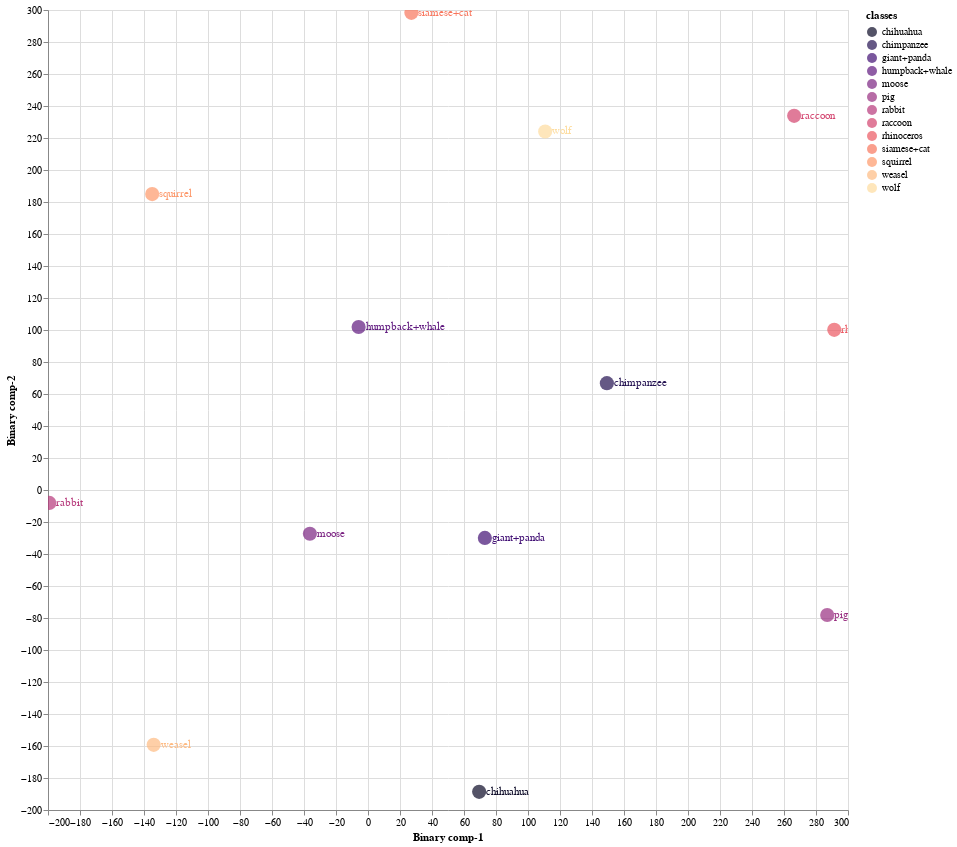
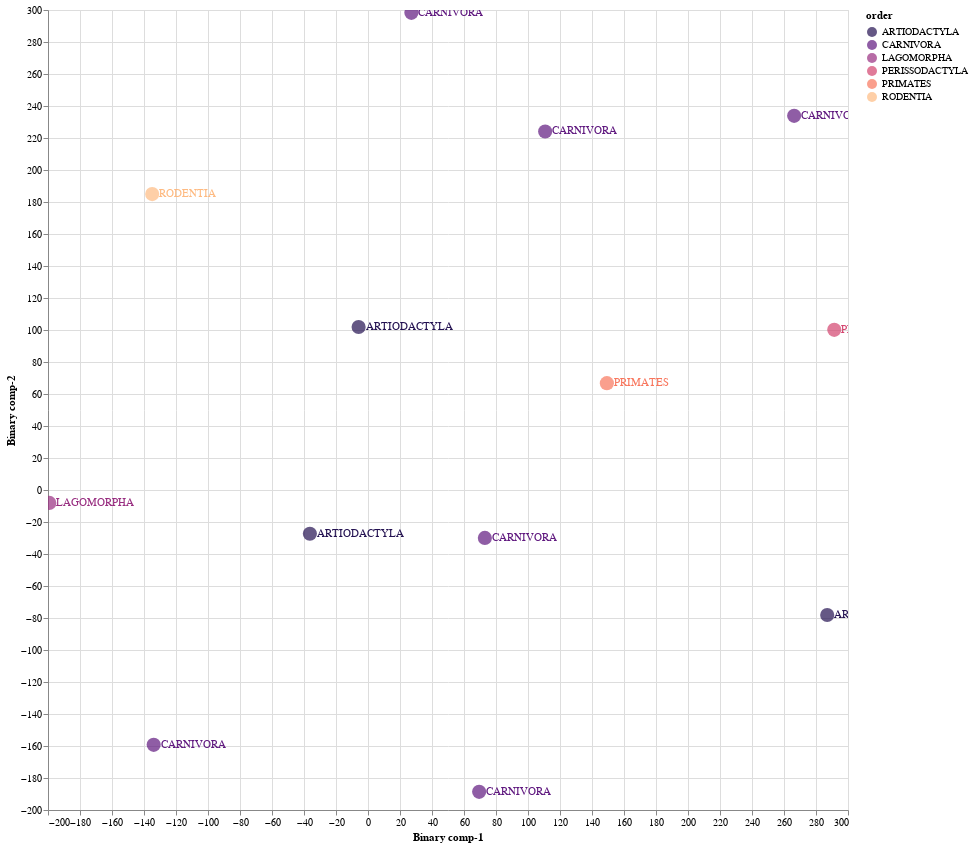

Notebook source saved alongside these figures, in order:
### Markdown cell above
### 8.3 Train Validation Split 03

### Code cell
Train03 = CZSL(mode = "Train", 
               split = 3, 
               DNN = ProjectionNetwork1, 
               epochs = 20, 
               bs = 16, 
               numunits = 1024, 
               lr = 0.1, 
               optimiser = nn.Sigmoid(), 
               dropout = 0.2, 
               mom = 0, 
               wd = 0,  
               device = 'cuda', 
               checkpoint = CP3, 
               pred_type = 'Probabilistic', 
               dist_type = 'cosine')

#mode
#1. "Train" - Use Train Val split
#2. "Test" - For Unseen Test Data

#split
# 1 -Train/Val Split 1
# 2 -Train/Val Split 2
# 3 -Train/Val Split 3

#pred_type
#1. "Probabilistic" - continous real numbers giving probability for prdiction to be 1
#2. "Deterministic" - 1 or 0 prediction values

#dist_type
#1. euclidean
#2. cosine
#3. hamming
#4. jaccard

### Figure 1 — Vega-Lite specification as saved in the notebook (floating-point values rounded to 4 significant figures)
{"config": {"view": {"continuousWidth": 400, "continuousHeight": 300}}, "layer": [{"mark": {"type": "circle", "size": 200}, "encoding": {"color": {"field": "classes", "scale": {"scheme": "Magma"}, "type": "nominal"}, "x": {"field": "Binary comp-1", "type": "quantitative"}, "y": {"field": "Binary comp-2", "type": "quantitative"}}, "height": 800, "selection": {"selector005": {"type": "interval", "bind": "scales", "encodings": ["x", "y"]}}, "width": 800}, {"mark": {"type": "text", "align": "left", "baseline": "middle", "dx": 7}, "encoding": {"color": {"field": "classes", "scale": {"scheme": "Magma"}, "type": "nominal"}, "text": {"field": "classes", "type": "nominal"}, "x": {"field": "Binary comp-1", "type": "quantitative"}, "y": {"field": "Binary comp-2", "type": "quantitative"}}, "height": 800, "width": 800}], "data": {"name": "data-3f6309a1ac7b2620cfde96f253539824"}, "$schema": "https://vega.github.io/schema/vega-lite/v4.17.0.json", "datasets": {"data-3f6309a1ac7b2620cfde96f253539824": [{"Binary comp-1": 27.13, "Binary comp-2": 298.2, "classes": "siamese+cat", "sciName": "Felis_catus", "animal_label": 10, "animal_class": "siamese+cat", "mainCommonName": "Domestic Cat", "otherCommonNames": "Cat", "class": "Mammalia", "infraclass": "Placentalia", "magnorder": "Boreoeutheria", "superorder": "Laurasiatheria", "order": "CARNIVORA", "suborder": "FELIFORMIA", "infraorder": "FELOIDEA", "parvorder": null, "superfamily": null, "family": "FELIDAE", "subfamily": "FELINAE", "tribe": null, "genus": "Felis"}, {"Binary comp-1": -36.32, "Binary comp-2": -27.35, "classes": "moose", "sciName": "Alces_alces", "animal_label": 16, "animal_class": "moose", "mainCommonName": "Moose", "otherCommonNames": "Elk|Eurasian Elk|Caucasian Moose", "class": "Mammalia", "infraclass": "Placentalia", "magnorder": "Boreoeutheria", "superorder": "Laurasiatheria", "order": "ARTIODACTYLA", "suborder": "RUMINANTIA", "infraorder": "PECORA", "parvorder": null, "superfamily": null, "family": "CERVIDAE", "subfamily": "CAPREOLINAE", "tribe": "ALCEINI", "genus": "Alces"}, {"Binary comp-1": -5.865, "Binary comp-2": 101.9, "classes": "humpback+whale", "sciName": "Megaptera_novaeangliae", "animal_label": 18, "animal_class": "humpback+whale", "mainCommonName": "Humpback Whale", "otherCommonNames": "Bunch Whale|Hump Whale|Hunchback Whale", "class": "Mammalia", "infraclass": "Placentalia", "magnorder": "Boreoeutheria", "superorder": "Laurasiatheria", "order": "ARTIODACTYLA", "suborder": "WHIPPOMORPHA", "infraorder": "CETACEA", "parvorder": "MYSTICETI", "superfamily": null, "family": "BALAENOPTERIDAE", "subfamily": null, "tribe": null, "genus": "Megaptera"}, {"Binary comp-1": 149.3, "Binary comp-2": 66.77, "classes": "chimpanzee", "sciName": "Pan_troglodytes", "animal_label": 25, "animal_class": "chimpanzee", "mainCommonName": "Chimpanzee", "otherCommonNames": "Chimpanzee|Common Chimpanzee|Robust Chimpanzee|Central Chimpanzee|Eastern Chimpanzee|Nigeria-Cameroon Chimpanzee|Western Chimpanzee", "class": "Mammalia", "infraclass": "Placentalia", "magnorder": "Boreoeutheria", "superorder": "Euarchontoglires", "order": "PRIMATES", "suborder": "HAPLORHINI", "infraorder": "SIMIIFORMES", "parvorder": "CATARRHINI", "superfamily": "HOMINOIDEA", "family": "HOMINIDAE", "subfamily": "HOMININAE", "tribe": null, "genus": "Pan"}, {"Binary comp-1": -134.9, "Binary comp-2": 185.0, "classes": "squirrel", "sciName": "Sciurus_aberti", "animal_label": 27, "animal_class": "squirrel", "mainCommonName": "Abert's Squirrel", "otherCommonNames": "Tassel-eared Squirrel|Kaibab Squirrel", "class": "Mammalia", "infraclass": "Placentalia", "magnorder": "Boreoeutheria", "superorder": "Euarchontoglires", "order": "RODENTIA", "suborder": "SCIUROMORPHA", "infraorder": null, "parvorder": null, "superfamily": null, "family": "SCIURIDAE", "subfamily": "SCIURINAE", "tribe": "SCIURINI", "genus": "Sciurus"}, {"Binary comp-1": 291.4, "Binary comp-2": 100.1, "classes": "rhinoceros", "sciName": "Rhinoceros_unicornis", "animal_label": 28, "animal_class": "rhinoceros", "mainCommonName": "Greater One-horned Rhinoceros", "otherCommonNames": "Indian Rhinoceros", "class": "Mammalia", "infraclass": "Placentalia", "magnorder": "Boreoeutheria", "superorder": "Laurasiatheria", "order": "PERISSODACTYLA", "suborder": "CERATOMORPHA", "infraorder": null, "parvorder": null, "superfamily": null, "family": "RHINOCEROTIDAE", "subfamily": null, "tribe": null, "genus": "Rhinoceros"}, {"Binary comp-1": -199.2, "Binary comp-2": -8.067, "classes": "rabbit", "sciName": "Pentalagus_furnessi", "animal_label": 29, "animal_class": "rabbit", "mainCommonName": "Amami Rabbit", "otherCommonNames": "Ryukyu Rabbit", "class": "Mammalia", "infraclass": "Placentalia", "magnorder": "Boreoeutheria", "superorder": "Euarchontoglires", "order": "LAGOMORPHA", "suborder": null, "infraorder": null, "parvorder": null, "superfamily": null, "family": "LEPORIDAE", "subfamily": null, "tribe": null, "genus": "Pentalagus"}, {"Binary comp-1": 110.7, "Binary comp-2": 224.1, "classes": "wolf", "sciName": "Canis_lupus", "animal_label": 32, "animal_class": "wolf", "mainCommonName": "Gray Wolf", "otherCommonNames": "Wolf|Timber Wolf|Tundra Wolf|Arctic Wolf", "class": "Mammalia", "infraclass": "Placentalia", "magnorder": "Boreoeutheria", "superorder": "Laurasiatheria", "order": "CARNIVORA", "suborder": "CANIFORMIA", "infraorder": "CANOIDEA", "parvorder": null, "superfamily": null, "family": "CANIDAE", "subfamily": null, "tribe": null, "genus": "Canis"}, {"Binary comp-1": 69.47, "Binary comp-2": -188.6, "classes": "chihuahua", "sciName": "Canis_familiaris", "animal_label": 33, "animal_class": "chihuahua", "mainCommonName": "Domestic Dog", "otherCommonNames": "Dog|Dingo|Feral Dog|New Guinea Singing Dog|Village Dog", "class": "Mammalia", "infraclass": "Placentalia", "magnorder": "Boreoeutheria", "superorder": "Laurasiatheria", "order": "CARNIVORA", "suborder": "CANIFORMIA", "infraorder": "CANOIDEA", "parvorder": null, "superfamily": null, "family": "CANIDAE", "subfamily": null, "tribe": null, "genus": "Canis"}, {"Binary comp-1": -133.9, "Binary comp-2": -159.3, "classes": "weasel", "sciName": "Poecilogale_albinucha", "animal_label": 35, "animal_class": "weasel", "mainCommonName": "African Striped Weasel", "otherCommonNames": null, "class": "Mammalia", "infraclass": "Placentalia", "magnorder": "Boreoeutheria", "superorder": "Laurasiatheria", "order": "CARNIVORA", "suborder": "CANIFORMIA", "infraorder": "ARCTOIDEA", "parvorder": null, "superfamily": "MUSTELOIDEA", "family": "MUSTELIDAE", "subfamily": "ICTONYCHINAE", "tribe": null, "genus": "Poecilogale"}, {"Binary comp-1": 73.03, "Binary comp-2": -29.93, "classes": "giant+panda", "sciName": "Ailuropoda_melanoleuca", "animal_label": 39, "animal_class": "giant+panda", "mainCommonName": "Giant Panda", "otherCommonNames": "Da Xiong Mao", "class": "Mammalia", "infraclass": "Placentalia", "magnorder": "Boreoeutheria", "superorder": "Laurasiatheria", "order": "CARNIVORA", "suborder": "CANIFORMIA", "infraorder": "ARCTOIDEA", "parvorder": null, "superfamily": "URSOIDEA", "family": "URSIDAE", "subfamily": "AILUROPODINAE", "tribe": null, "genus": "Ailuropoda"}, {"Binary comp-1": 287.0, "Binary comp-2": -78.14, "classes": "pig", "sciName": "Sus_domesticus", "animal_label": 42, "animal_class": "pig", "mainCommonName": "Domestic Pig", "otherCommonNames": "Hog|Pig|Swine", "class": "Mammalia", "infraclass": "Placentalia", "magnorder": "Boreoeutheria", "superorder": "Laurasiatheria", "order": "ARTIODACTYLA", "suborder": "SUINA", "infraorder": null, "parvorder": null, "superfamily": null, "family": "SUIDAE", "subfamily": null, "tribe": null, "genus": "Sus"}, {"Binary comp-1": 266.3, "Binary comp-2": 233.9, "classes": "raccoon", "sciName": "Procyon_lotor", "animal_label": 48, "animal_class": "raccoon", "mainCommonName": "Northern Raccoon", "otherCommonNames": "Common Raccoon", "class": "Mammalia", "infraclass": "Placentalia", "magnorder": "Boreoeutheria", "superorder": "Laurasiatheria", "order": "CARNIVORA", "suborder": "CANIFORMIA", "infraorder": "ARCTOIDEA", "parvorder": null, "superfamily": "MUSTELOIDEA", "family": "PROCYONIDAE", "subfamily": null, "tribe": null, "genus": "Procyon"}]}}

### Figure 2 — Vega-Lite specification as saved in the notebook (floating-point values rounded to 4 significant figures)
{"config": {"view": {"continuousWidth": 400, "continuousHeight": 300}}, "layer": [{"mark": {"type": "circle", "size": 200}, "encoding": {"color": {"field": "order", "scale": {"scheme": "Magma"}, "type": "nominal"}, "x": {"field": "Binary comp-1", "type": "quantitative"}, "y": {"field": "Binary comp-2", "type": "quantitative"}}, "height": 800, "selection": {"selector006": {"type": "interval", "bind": "scales", "encodings": ["x", "y"]}}, "width": 800}, {"mark": {"type": "text", "align": "left", "baseline": "middle", "dx": 7}, "encoding": {"color": {"field": "order", "scale": {"scheme": "Magma"}, "type": "nominal"}, "text": {"field": "order", "type": "nominal"}, "x": {"field": "Binary comp-1", "type": "quantitative"}, "y": {"field": "Binary comp-2", "type": "quantitative"}}, "height": 800, "width": 800}], "data": {"name": "data-3f6309a1ac7b2620cfde96f253539824"}, "$schema": "https://vega.github.io/schema/vega-lite/v4.17.0.json", "datasets": {"data-3f6309a1ac7b2620cfde96f253539824": [{"Binary comp-1": 27.13, "Binary comp-2": 298.2, "classes": "siamese+cat", "sciName": "Felis_catus", "animal_label": 10, "animal_class": "siamese+cat", "mainCommonName": "Domestic Cat", "otherCommonNames": "Cat", "class": "Mammalia", "infraclass": "Placentalia", "magnorder": "Boreoeutheria", "superorder": "Laurasiatheria", "order": "CARNIVORA", "suborder": "FELIFORMIA", "infraorder": "FELOIDEA", "parvorder": null, "superfamily": null, "family": "FELIDAE", "subfamily": "FELINAE", "tribe": null, "genus": "Felis"}, {"Binary comp-1": -36.32, "Binary comp-2": -27.35, "classes": "moose", "sciName": "Alces_alces", "animal_label": 16, "animal_class": "moose", "mainCommonName": "Moose", "otherCommonNames": "Elk|Eurasian Elk|Caucasian Moose", "class": "Mammalia", "infraclass": "Placentalia", "magnorder": "Boreoeutheria", "superorder": "Laurasiatheria", "order": "ARTIODACTYLA", "suborder": "RUMINANTIA", "infraorder": "PECORA", "parvorder": null, "superfamily": null, "family": "CERVIDAE", "subfamily": "CAPREOLINAE", "tribe": "ALCEINI", "genus": "Alces"}, {"Binary comp-1": -5.865, "Binary comp-2": 101.9, "classes": "humpback+whale", "sciName": "Megaptera_novaeangliae", "animal_label": 18, "animal_class": "humpback+whale", "mainCommonName": "Humpback Whale", "otherCommonNames": "Bunch Whale|Hump Whale|Hunchback Whale", "class": "Mammalia", "infraclass": "Placentalia", "magnorder": "Boreoeutheria", "superorder": "Laurasiatheria", "order": "ARTIODACTYLA", "suborder": "WHIPPOMORPHA", "infraorder": "CETACEA", "parvorder": "MYSTICETI", "superfamily": null, "family": "BALAENOPTERIDAE", "subfamily": null, "tribe": null, "genus": "Megaptera"}, {"Binary comp-1": 149.3, "Binary comp-2": 66.77, "classes": "chimpanzee", "sciName": "Pan_troglodytes", "animal_label": 25, "animal_class": "chimpanzee", "mainCommonName": "Chimpanzee", "otherCommonNames": "Chimpanzee|Common Chimpanzee|Robust Chimpanzee|Central Chimpanzee|Eastern Chimpanzee|Nigeria-Cameroon Chimpanzee|Western Chimpanzee", "class": "Mammalia", "infraclass": "Placentalia", "magnorder": "Boreoeutheria", "superorder": "Euarchontoglires", "order": "PRIMATES", "suborder": "HAPLORHINI", "infraorder": "SIMIIFORMES", "parvorder": "CATARRHINI", "superfamily": "HOMINOIDEA", "family": "HOMINIDAE", "subfamily": "HOMININAE", "tribe": null, "genus": "Pan"}, {"Binary comp-1": -134.9, "Binary comp-2": 185.0, "classes": "squirrel", "sciName": "Sciurus_aberti", "animal_label": 27, "animal_class": "squirrel", "mainCommonName": "Abert's Squirrel", "otherCommonNames": "Tassel-eared Squirrel|Kaibab Squirrel", "class": "Mammalia", "infraclass": "Placentalia", "magnorder": "Boreoeutheria", "superorder": "Euarchontoglires", "order": "RODENTIA", "suborder": "SCIUROMORPHA", "infraorder": null, "parvorder": null, "superfamily": null, "family": "SCIURIDAE", "subfamily": "SCIURINAE", "tribe": "SCIURINI", "genus": "Sciurus"}, {"Binary comp-1": 291.4, "Binary comp-2": 100.1, "classes": "rhinoceros", "sciName": "Rhinoceros_unicornis", "animal_label": 28, "animal_class": "rhinoceros", "mainCommonName": "Greater One-horned Rhinoceros", "otherCommonNames": "Indian Rhinoceros", "class": "Mammalia", "infraclass": "Placentalia", "magnorder": "Boreoeutheria", "superorder": "Laurasiatheria", "order": "PERISSODACTYLA", "suborder": "CERATOMORPHA", "infraorder": null, "parvorder": null, "superfamily": null, "family": "RHINOCEROTIDAE", "subfamily": null, "tribe": null, "genus": "Rhinoceros"}, {"Binary comp-1": -199.2, "Binary comp-2": -8.067, "classes": "rabbit", "sciName": "Pentalagus_furnessi", "animal_label": 29, "animal_class": "rabbit", "mainCommonName": "Amami Rabbit", "otherCommonNames": "Ryukyu Rabbit", "class": "Mammalia", "infraclass": "Placentalia", "magnorder": "Boreoeutheria", "superorder": "Euarchontoglires", "order": "LAGOMORPHA", "suborder": null, "infraorder": null, "parvorder": null, "superfamily": null, "family": "LEPORIDAE", "subfamily": null, "tribe": null, "genus": "Pentalagus"}, {"Binary comp-1": 110.7, "Binary comp-2": 224.1, "classes": "wolf", "sciName": "Canis_lupus", "animal_label": 32, "animal_class": "wolf", "mainCommonName": "Gray Wolf", "otherCommonNames": "Wolf|Timber Wolf|Tundra Wolf|Arctic Wolf", "class": "Mammalia", "infraclass": "Placentalia", "magnorder": "Boreoeutheria", "superorder": "Laurasiatheria", "order": "CARNIVORA", "suborder": "CANIFORMIA", "infraorder": "CANOIDEA", "parvorder": null, "superfamily": null, "family": "CANIDAE", "subfamily": null, "tribe": null, "genus": "Canis"}, {"Binary comp-1": 69.47, "Binary comp-2": -188.6, "classes": "chihuahua", "sciName": "Canis_familiaris", "animal_label": 33, "animal_class": "chihuahua", "mainCommonName": "Domestic Dog", "otherCommonNames": "Dog|Dingo|Feral Dog|New Guinea Singing Dog|Village Dog", "class": "Mammalia", "infraclass": "Placentalia", "magnorder": "Boreoeutheria", "superorder": "Laurasiatheria", "order": "CARNIVORA", "suborder": "CANIFORMIA", "infraorder": "CANOIDEA", "parvorder": null, "superfamily": null, "family": "CANIDAE", "subfamily": null, "tribe": null, "genus": "Canis"}, {"Binary comp-1": -133.9, "Binary comp-2": -159.3, "classes": "weasel", "sciName": "Poecilogale_albinucha", "animal_label": 35, "animal_class": "weasel", "mainCommonName": "African Striped Weasel", "otherCommonNames": null, "class": "Mammalia", "infraclass": "Placentalia", "magnorder": "Boreoeutheria", "superorder": "Laurasiatheria", "order": "CARNIVORA", "suborder": "CANIFORMIA", "infraorder": "ARCTOIDEA", "parvorder": null, "superfamily": "MUSTELOIDEA", "family": "MUSTELIDAE", "subfamily": "ICTONYCHINAE", "tribe": null, "genus": "Poecilogale"}, {"Binary comp-1": 73.03, "Binary comp-2": -29.93, "classes": "giant+panda", "sciName": "Ailuropoda_melanoleuca", "animal_label": 39, "animal_class": "giant+panda", "mainCommonName": "Giant Panda", "otherCommonNames": "Da Xiong Mao", "class": "Mammalia", "infraclass": "Placentalia", "magnorder": "Boreoeutheria", "superorder": "Laurasiatheria", "order": "CARNIVORA", "suborder": "CANIFORMIA", "infraorder": "ARCTOIDEA", "parvorder": null, "superfamily": "URSOIDEA", "family": "URSIDAE", "subfamily": "AILUROPODINAE", "tribe": null, "genus": "Ailuropoda"}, {"Binary comp-1": 287.0, "Binary comp-2": -78.14, "classes": "pig", "sciName": "Sus_domesticus", "animal_label": 42, "animal_class": "pig", "mainCommonName": "Domestic Pig", "otherCommonNames": "Hog|Pig|Swine", "class": "Mammalia", "infraclass": "Placentalia", "magnorder": "Boreoeutheria", "superorder": "Laurasiatheria", "order": "ARTIODACTYLA", "suborder": "SUINA", "infraorder": null, "parvorder": null, "superfamily": null, "family": "SUIDAE", "subfamily": null, "tribe": null, "genus": "Sus"}, {"Binary comp-1": 266.3, "Binary comp-2": 233.9, "classes": "raccoon", "sciName": "Procyon_lotor", "animal_label": 48, "animal_class": "raccoon", "mainCommonName": "Northern Raccoon", "otherCommonNames": "Common Raccoon", "class": "Mammalia", "infraclass": "Placentalia", "magnorder": "Boreoeutheria", "superorder": "Laurasiatheria", "order": "CARNIVORA", "suborder": "CANIFORMIA", "infraorder": "ARCTOIDEA", "parvorder": null, "superfamily": "MUSTELOIDEA", "family": "PROCYONIDAE", "subfamily": null, "tribe": null, "genus": "Procyon"}]}}
